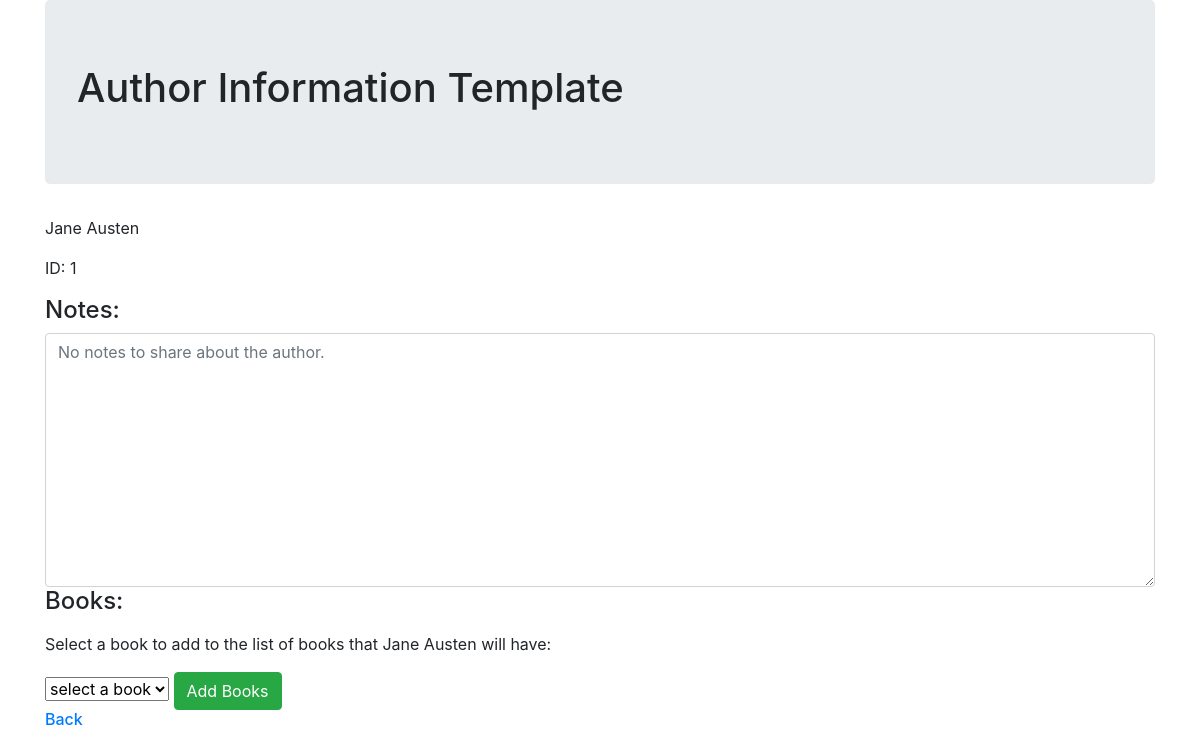
The page /authorInfo/1 on the database its author committed.
### BooksandAuthorsApp/models.py (models this page shows)
class Author(models.Model):
    first_name = models.CharField(max_length=255)
    last_name = models.CharField(max_length=255)
    notes = models.TextField(null = True)
    books = models.ManyToManyField(Book, related_name= "authors")
    created_at = models.DateTimeField(auto_now_add=True)
    updated_at = models.DateTimeField(auto_now=True)

### BooksandAuthorsApp/views.py (the view)
# urls.py: path('authorInfo/<authorId>', views.showauthorInfo),
def showauthorInfo(request, authorId):
    context = {
        'author': Author.objects.get(id=authorId),
        'allbooks': Book.objects.all()
    }
    return render(request, "authorInfo.html", context)

### BooksandAuthorsApp/templates/authorInfo.html (shortened to what this page needs)
<!DOCTYPE html>
<html lang="en">
<head>
    <link rel="stylesheet" href="https://stackpath.bootstrapcdn.com/bootstrap/4.4.1/css/bootstrap.min.css">
</head>
<body>
    <div class="container">
        <div class="jumbotron">
            <h1>Author Information Template</h1>
        </div>
        <p>{{ author.first_name }} {{ author.last_name }}</p>
        <p>ID: {{ author.id }}</p>
        <h4>Notes:</h4>
        <textarea name="notes" id="" cols="30" rows="10" placeholder="{{ author.notes }}" class="form-control"></textarea>
        <h4>Books:</h4>
        <p>Select a book to add to the list of books that {{ author.first_name }} {{ author.last_name }} will have:</p>
        <form action="/bookToauthor/{{book.id}}" method="post">
            <select name="bookid" id= "">
                <option value="">select a book</option>
            </select>
            <input type="submit" value="Add Books" class="btn btn-success">
        </form>
        <h6><a href="/author">Back</a></h6>
    </div>
</body>
</html>

### rows shown on the page
Author: first_name "Jane", last_name "Austen", id "1", notes "No notes to share about the author."
